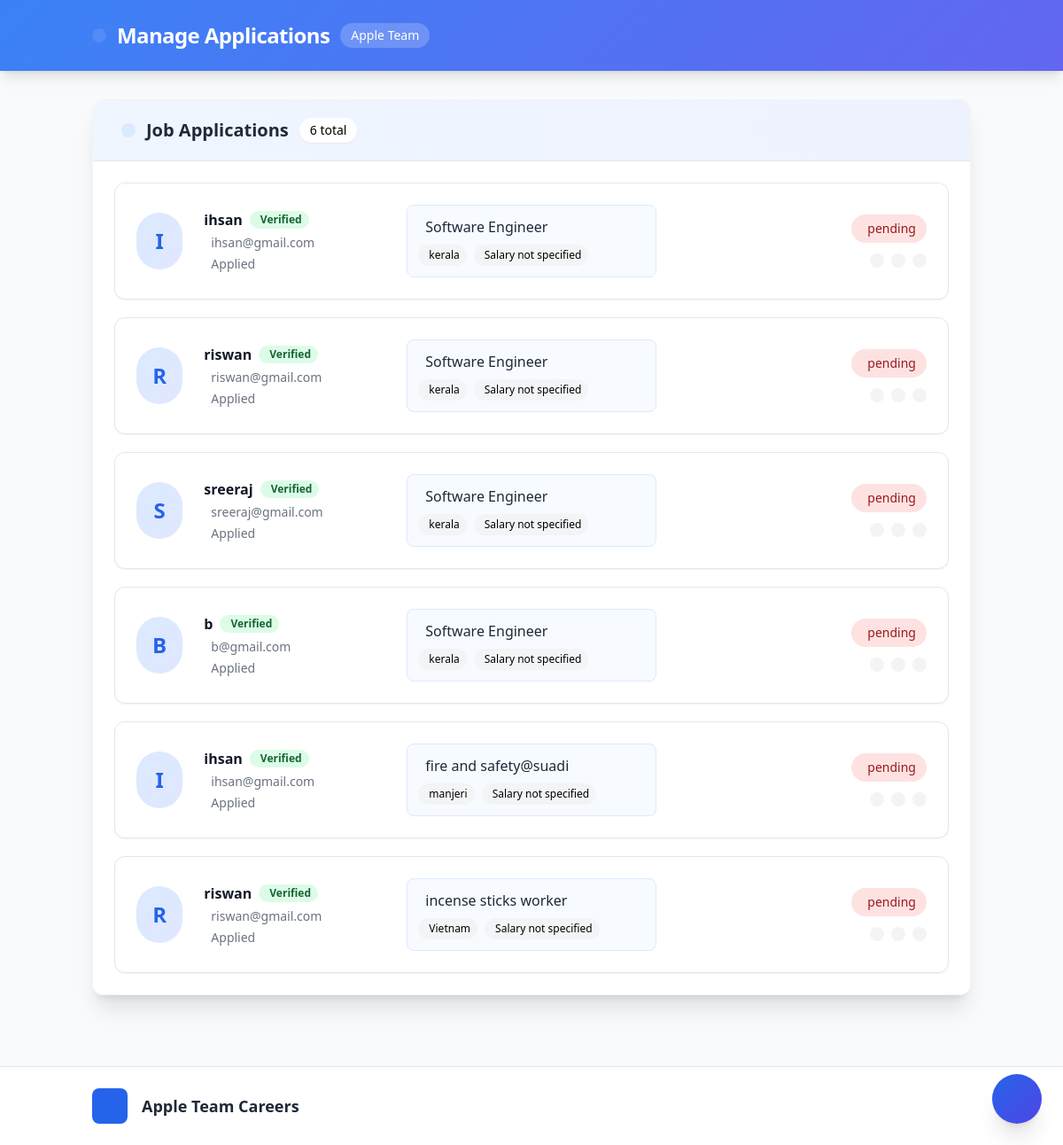
Page /organizations/3/applications/ (signed in) on the earlier database version.
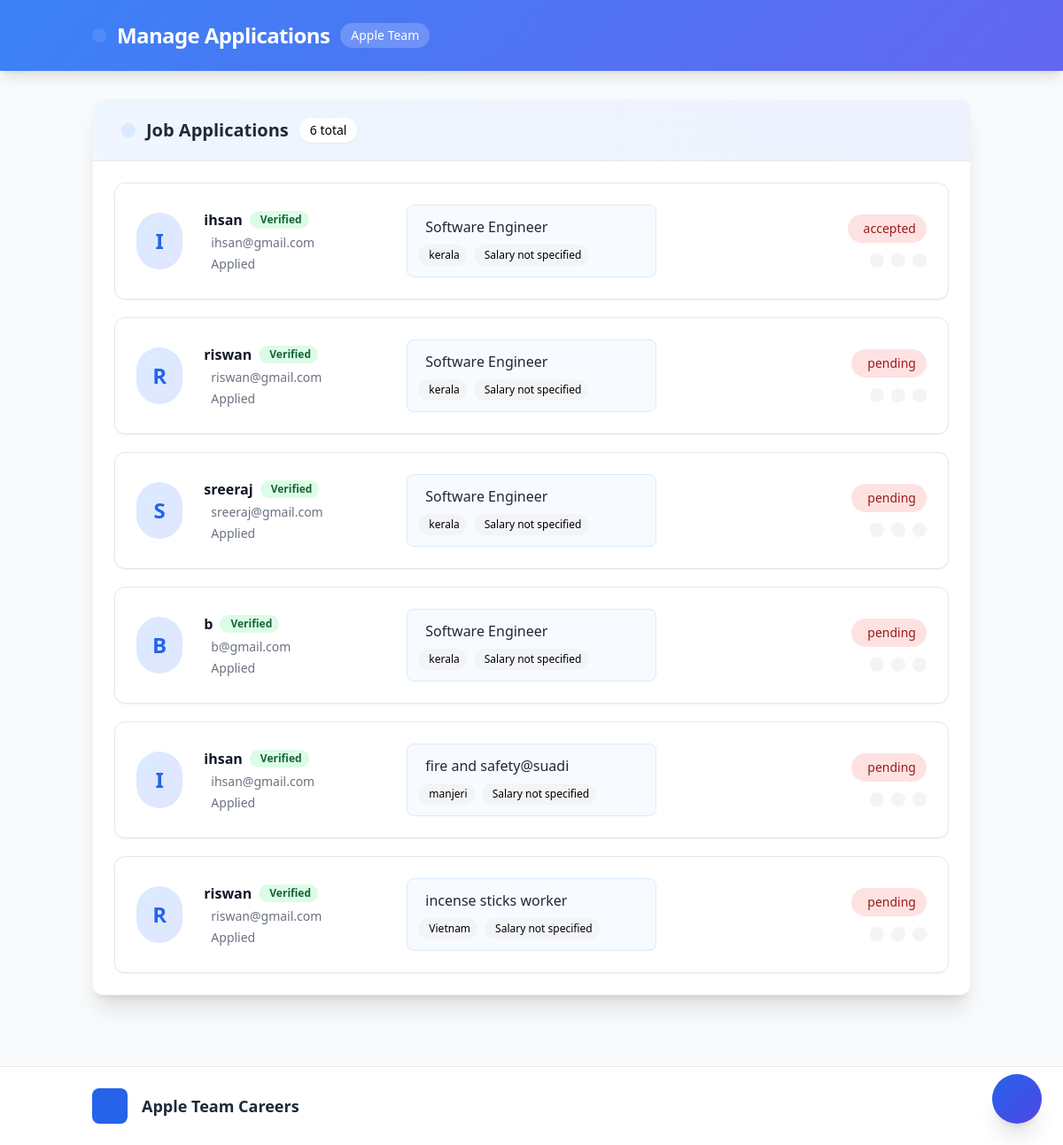
Same page on the later database version.
### jobs/models.py (models this page shows, shortened)
class JobApplication(models.Model):
    job = models.ForeignKey(JobPosting, on_delete=models.CASCADE, related_name='applications')
    applicant = models.ForeignKey(User, on_delete=models.CASCADE, related_name='applications')
    applied_on = models.DateTimeField(auto_now_add=True)
    status = models.CharField(max_length=50, choices=[
        ('pending', 'Pending'),
        ('accepted', 'Accepted'),
        ('rejected', 'Rejected'),
        ('interview_scheduled', 'Interview Scheduled'),
        ('offer_made', 'Offer Made'),
    ],
     default='pending'
    )
    cv = models.FileField(upload_to='cvs/', blank=True, null=True)

class JobPosting(models.Model):
    organization = models.ForeignKey(Organization, on_delete=models.CASCADE, related_name='job_postings')
    title = models.CharField(max_length=255)
    description = models.TextField()
    required_qualifications = models.TextField()
    required_skills = models.ManyToManyField(Skill, blank=True)  # Use the same Skill model
    location = models.CharField(max_length=100)
    posted_on = models.DateTimeField(auto_now_add=True)
    application_deadline = models.DateTimeField()
    job_post_image = models.ImageField(upload_to='job_images/', blank=True, null=True)
    posted_by = models.ForeignKey(User,on_delete=models.SET_NULL,null=True,related_name='posted_jobs')

### organizations/views.py (the view, shortened to what this page needs)
# urls.py: path('<int:org_id>/applications/', views.manage_job_applications, name='manage_job_applications'),
@login_required
def manage_job_applications(request, org_id=None):
    if org_id:
        organization = get_object_or_404(Organization, id=org_id)
        hr_role = OrganizationHR.objects.filter(
            user=request.user,
            organization=organization,
            is_active=True,
            can_manage_applications=True
        ).first()
        if not hr_role and request.user != organization.user:
            return redirect('index_dashboard')
    job_applications = JobApplication.objects.filter(
        job__organization=organization
    ).select_related('job', 'applicant')
    if request.method == 'POST':
        form = JobApplicationStatusForm(request.POST)
        if form.is_valid():
            application = get_object_or_404(JobApplication,
                pk=request.POST.get('application_id'),
                job__organization=organization
            )
            if application.job.user == request.user or hr_role:
                application.status = form.cleaned_data['status']
                application.save()
                Notification.objects.create(
                    user=application.applicant,
                    message=f"Your application status for {application.job.title} has been updated to {application.status}."
                )
                return redirect('manage_job_applications', org_id=organization.id)
            else:
                return redirect('index_dashboard')
    else:
        form = JobApplicationStatusForm()
    return render(request, 'organizations/manage_job_applications.html', {
        'organization': organization,
        'job_applications': job_applications,
        'form': form,
        'is_owner': request.user == organization.user
    })

### templates/organizations/manage_job_applications.html (shortened to what the changed rows need)
{% load static tailwind_tags %}
<!DOCTYPE html>
<html lang="en">
<head>
    <link href="https://cdn.jsdelivr.net/npm/@icon/phosphor-icons@1.4.1/src/css/phosphor.css" rel="stylesheet">
    <link rel="stylesheet" href="https://cdnjs.cloudflare.com/ajax/libs/animate.css/4.1.1/animate.min.css"/>
    {% tailwind_css %}
</head>
<body class="bg-gray-50 min-h-screen font-sans antialiased">
    <header class="gradient-bg text-white shadow-lg">
        <div class="container mx-auto px-4 py-6">
            <div class="flex items-center justify-between">
                <div class="flex items-center space-x-3">
                    <h2 class="text-2xl font-bold tracking-tight">Manage Applications</h2>
                </div>
            </div>
        </div>
    </header>
    <main class="container mx-auto px-4 py-8 animate__animated animate__fadeIn">
        <div class="bg-white rounded-xl shadow-xl overflow-hidden border border-gray-100">
            <div class="p-6">
                {% if job_applications %}
                <div class="grid gap-5">
                    {% for application in job_applications %}
                    <div class="application-card bg-white rounded-xl p-6 border border-gray-200 hover:border-blue-200 transition-all duration-300 smooth-transition shadow-sm hover:shadow-md">
                        <div class="grid grid-cols-1 lg:grid-cols-12 gap-6 items-center">
                            <div class="lg:col-span-1 flex justify-center lg:justify-start">
                                <div class="w-16 h-16 rounded-full bg-gradient-to-br from-blue-100 to-indigo-100 flex items-center justify-center text-blue-600 text-2xl font-bold">
                                    {{ application.applicant.username|first|upper }}
                                </div>
                            </div>
                            <div class="lg:col-span-3">
                                <h4 class="font-bold text-gray-900 flex items-center">
                                    <a href="{% url 'user_profile' application.applicant.username %}" class="hover:text-blue-600 hover:underline">
                                        {{ application.applicant.username }}
                                    </a>
                                    <span class="ml-2 px-2 py-0.5 bg-green-100 text-green-800 text-xs rounded-full flex items-center">
                                         Verified
                                    </span>
                                </h4>
                                <div class="flex items-center text-gray-500 text-sm mt-1">
                                    <span>{{ application.applicant.email|default:"Email not provided" }}</span>
                                </div>
                                <div class="flex items-center text-gray-500 text-sm mt-1">
                                    <span>Applied {{ application.created_at|date:"M d, Y" }}</span>
                                </div>
                            </div>
                            <div class="lg:col-span-4">
                                <div class="bg-blue-50/50 rounded-lg p-3 border border-blue-100">
                                    <h5 class="font-medium text-gray-800 flex items-center">
                                        {{ application.job.title }}
                                    </h5>
                                    <div class="flex flex-wrap gap-2 mt-2">
                                        <span class="px-2 py-1 bg-gray-100 rounded-full text-xs flex items-center">
                                            {{ application.job.location|default:"Remote" }}
                                        </span>
                                        <span class="px-2 py-1 bg-gray-100 rounded-full text-xs flex items-center">
                                            {{ application.job.salary|default:"Salary not specified" }}
                                        </span>
                                    </div>
                                </div>
                            </div>
                            <div class="lg:col-span-4">
                                <div class="flex flex-col lg:flex-row lg:items-center lg:justify-end gap-4">
                                    <div class="flex items-center justify-between lg:justify-end">
                                        <span class="status-badge px-3 py-1.5 rounded-full text-sm font-medium flex items-center
                                            {% if application.status == 'Submitted' %}bg-blue-100 text-blue-800
                                            {% elif application.status == 'Under Review' %}bg-amber-100 text-amber-800
                                            {% elif application.status == 'Interview' %}bg-purple-100 text-purple-800
                                            {% elif application.status == 'Accepted' %}bg-green-100 text-green-800
                                            {% else %}bg-red-100 text-red-800{% endif %}">
                                            {{ application.status }}
                                        </span>
                                    </div>
                                </div>
                                <div class="flex justify-end mt-3 space-x-2">
                                    <a href="#" class="p-2 bg-gray-100 hover:bg-gray-200 rounded-lg text-gray-600 transition-colors duration-300">
                                    </a>
                                    <a href="#" class="p-2 bg-gray-100 hover:bg-gray-200 rounded-lg text-gray-600 transition-colors duration-300">
                                    </a>
                                    <a href="#" class="p-2 bg-gray-100 hover:bg-gray-200 rounded-lg text-gray-600 transition-colors duration-300">
                                    </a>
                                </div>
                            </div>
                        </div>
                    </div>
                    {% endfor %}
                </div>
                {% endif %}
            </div>
        </div>
    </main>
</body>
</html>

Differences in the rows shown:
changed JobApplication: status "pending" → "accepted"
